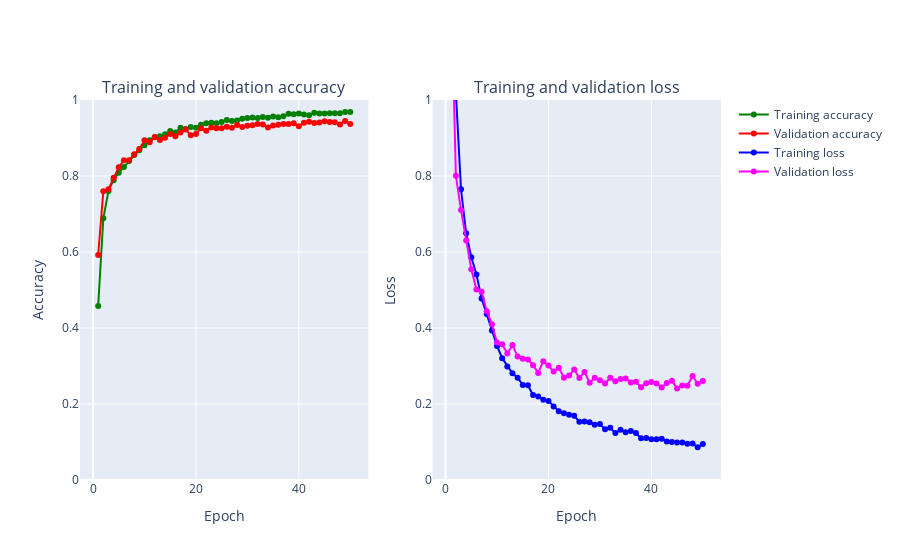

Notebook code cell kept with this figure:
### Code cell
plot_accuracy_and_loss(train_model3)

### Figure 1 — Plotly figure (JSON) as saved in the notebook; plotly's stock layout.template omitted (floating-point values rounded to 4 significant figures)
{"data": [{"marker": {"color": "Green"}, "mode": "markers+lines", "name": "Training accuracy", "text": ["1", "2", "3", "4", "5", "6", "7", "8", "9", "10", "11", "12", "13", "14", "15", "16", "17", "18", "19", "20", "21", "22", "23", "24", "25", "26", "27", "28", "29", "30", "31", "32", "33", "34", "35", "36", "37", "38", "39", "40", "41", "42", "43", "44", "45", "46", "47", "48", "49", "50"], "x": [1, 2, 3, 4, 5, 6, 7, 8, 9, 10, 11, 12, 13, 14, 15, 16, 17, 18, 19, 20, 21, 22, 23, 24, 25, 26, 27, 28, 29, 30, 31, 32, 33, 34, 35, 36, 37, 38, 39, 40, 41, 42, 43, 44, 45, 46, 47, 48, 49, 50], "xaxis": "x", "y": [0.4581, 0.6885, 0.7608, 0.7891, 0.8089, 0.8234, 0.8397, 0.855, 0.868, 0.8811, 0.8944, 0.9018, 0.9049, 0.9098, 0.9184, 0.9144, 0.927, 0.9237, 0.9293, 0.9271, 0.9346, 0.9388, 0.9403, 0.9385, 0.9423, 0.9475, 0.9449, 0.9464, 0.9507, 0.9525, 0.9538, 0.9525, 0.9553, 0.9531, 0.9568, 0.9548, 0.957, 0.9635, 0.9627, 0.9648, 0.962, 0.9598, 0.9664, 0.9643, 0.9644, 0.9651, 0.9651, 0.9652, 0.9686, 0.9682], "yaxis": "y", "type": "scatter"}, {"marker": {"color": "Red"}, "mode": "markers+lines", "name": "Validation accuracy", "text": ["1", "2", "3", "4", "5", "6", "7", "8", "9", "10", "11", "12", "13", "14", "15", "16", "17", "18", "19", "20", "21", "22", "23", "24", "25", "26", "27", "28", "29", "30", "31", "32", "33", "34", "35", "36", "37", "38", "39", "40", "41", "42", "43", "44", "45", "46", "47", "48", "49", "50"], "x": [1, 2, 3, 4, 5, 6, 7, 8, 9, 10, 11, 12, 13, 14, 15, 16, 17, 18, 19, 20, 21, 22, 23, 24, 25, 26, 27, 28, 29, 30, 31, 32, 33, 34, 35, 36, 37, 38, 39, 40, 41, 42, 43, 44, 45, 46, 47, 48, 49, 50], "xaxis": "x", "y": [0.5921, 0.7596, 0.765, 0.7954, 0.8229, 0.8417, 0.8417, 0.8571, 0.8712, 0.8938, 0.8888, 0.9025, 0.8946, 0.9008, 0.9104, 0.9046, 0.9142, 0.9221, 0.9075, 0.9104, 0.9258, 0.9192, 0.9275, 0.9254, 0.9254, 0.9296, 0.9267, 0.9342, 0.9292, 0.9325, 0.9337, 0.9367, 0.9358, 0.9279, 0.9329, 0.9346, 0.9367, 0.9371, 0.9388, 0.9312, 0.94, 0.9425, 0.9396, 0.9408, 0.9442, 0.9421, 0.9417, 0.9358, 0.945, 0.9371], "yaxis": "y", "type": "scatter"}, {"marker": {"color": "Blue"}, "mode": "markers+lines", "name": "Training loss", "text": ["1", "2", "3", "4", "5", "6", "7", "8", "9", "10", "11", "12", "13", "14", "15", "16", "17", "18", "19", "20", "21", "22", "23", "24", "25", "26", "27", "28", "29", "30", "31", "32", "33", "34", "35", "36", "37", "38", "39", "40", "41", "42", "43", "44", "45", "46", "47", "48", "49", "50"], "x": [1, 2, 3, 4, 5, 6, 7, 8, 9, 10, 11, 12, 13, 14, 15, 16, 17, 18, 19, 20, 21, 22, 23, 24, 25, 26, 27, 28, 29, 30, 31, 32, 33, 34, 35, 36, 37, 38, 39, 40, 41, 42, 43, 44, 45, 46, 47, 48, 49, 50], "xaxis": "x2", "y": [1.773, 1.019, 0.7649, 0.6493, 0.586, 0.5411, 0.4778, 0.437, 0.3934, 0.3527, 0.3206, 0.2988, 0.2807, 0.2692, 0.2502, 0.2496, 0.2235, 0.2198, 0.2113, 0.2076, 0.1935, 0.181, 0.1754, 0.1716, 0.169, 0.1536, 0.1539, 0.1519, 0.1457, 0.1474, 0.1333, 0.1374, 0.1234, 0.1319, 0.1253, 0.129, 0.1236, 0.1096, 0.1105, 0.1073, 0.1072, 0.1086, 0.1011, 0.09979, 0.09894, 0.09879, 0.09536, 0.09634, 0.08627, 0.09443], "yaxis": "y2", "type": "scatter"}, {"marker": {"color": "Magenta"}, "mode": "markers+lines", "name": "Validation loss", "text": ["1", "2", "3", "4", "5", "6", "7", "8", "9", "10", "11", "12", "13", "14", "15", "16", "17", "18", "19", "20", "21", "22", "23", "24", "25", "26", "27", "28", "29", "30", "31", "32", "33", "34", "35", "36", "37", "38", "39", "40", "41", "42", "43", "44", "45", "46", "47", "48", "49", "50"], "x": [1, 2, 3, 4, 5, 6, 7, 8, 9, 10, 11, 12, 13, 14, 15, 16, 17, 18, 19, 20, 21, 22, 23, 24, 25, 26, 27, 28, 29, 30, 31, 32, 33, 34, 35, 36, 37, 38, 39, 40, 41, 42, 43, 44, 45, 46, 47, 48, 49, 50], "xaxis": "x2", "y": [1.355, 0.801, 0.7103, 0.6305, 0.5543, 0.5014, 0.4953, 0.4442, 0.4097, 0.3619, 0.357, 0.3326, 0.355, 0.3248, 0.3192, 0.317, 0.3021, 0.2819, 0.3128, 0.3012, 0.2853, 0.2957, 0.269, 0.2749, 0.2907, 0.2683, 0.2845, 0.2559, 0.2688, 0.2626, 0.2539, 0.2688, 0.26, 0.2659, 0.2671, 0.2564, 0.2585, 0.2438, 0.2547, 0.2578, 0.2541, 0.2436, 0.2551, 0.261, 0.241, 0.249, 0.2483, 0.2737, 0.2534, 0.2606], "yaxis": "y2", "type": "scatter"}], "layout": {"annotations": [{"font": {"size": 16}, "showarrow": false, "text": "Training and validation accuracy", "x": 0.225, "xanchor": "center", "xref": "paper", "y": 1, "yanchor": "bottom", "yref": "paper"}, {"font": {"size": 16}, "showarrow": false, "text": "Training and validation loss", "x": 0.775, "xanchor": "center", "xref": "paper", "y": 1, "yanchor": "bottom", "yref": "paper"}], "xaxis": {"anchor": "y", "domain": [0, 0.45], "title": {"text": "Epoch"}}, "yaxis": {"anchor": "x", "domain": [0, 1], "range": [0, 1], "title": {"text": "Accuracy"}}, "xaxis2": {"anchor": "y2", "domain": [0.55, 1], "title": {"text": "Epoch"}}, "yaxis2": {"anchor": "x2", "domain": [0, 1], "range": [0, 1], "title": {"text": "Loss"}}}}
